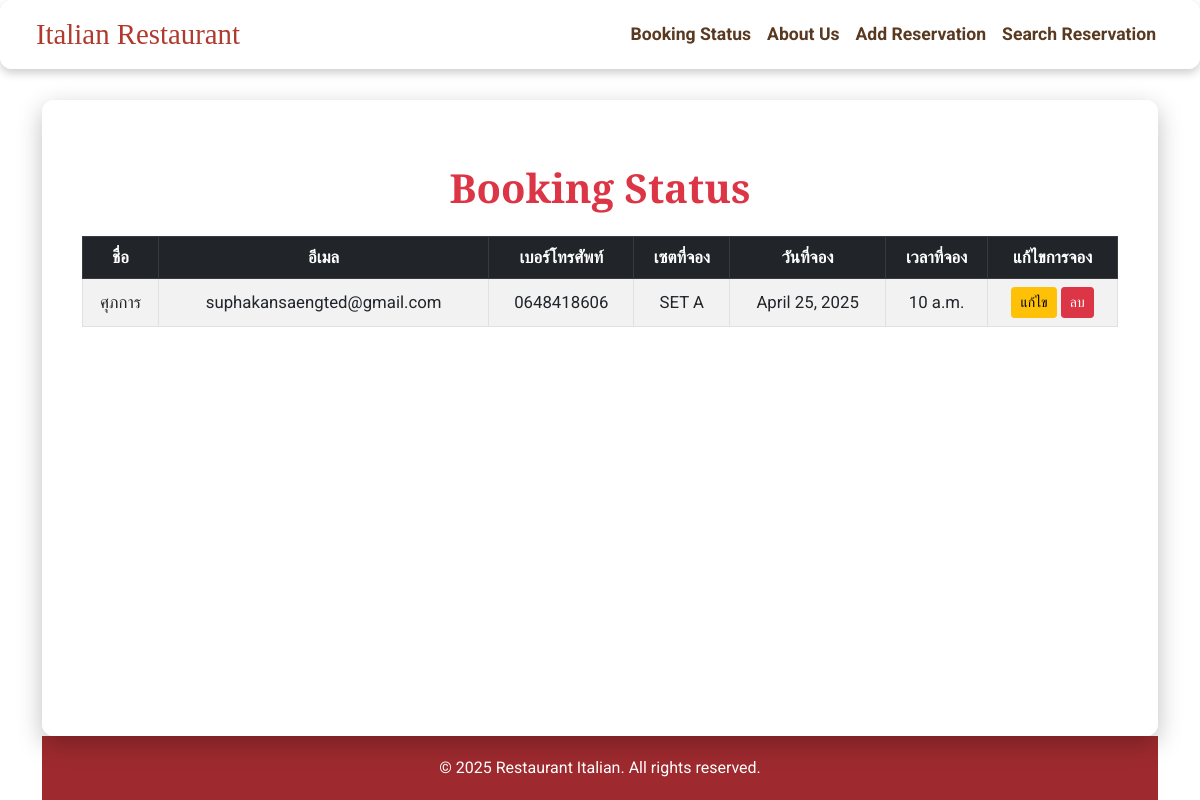
The page / on the database its author committed.
### jod_application/models.py (models this page shows, shortened)
class JodApplication(models.Model):
    STATUS_CHOICES = [
        ('standard', 'ต้องการบริกร 1-2 คน'),
        ('premium', 'ต้องการบริกร 3-4 คน'),
        ('super premium', 'ต้องการบริกร 5-6 คน'),
    ]
    first_name = models.CharField(max_length=100)
    last_name = models.CharField(max_length=100)
    email = models.EmailField()
    phone_number = models.CharField(max_length=15)
    room_type = models.CharField(max_length=100)
    room_size = models.CharField(max_length=100)
    set_food = models.CharField(max_length=100)
    booking_date = models.DateField()
    booking_time = models.TimeField()
    application_status = models.CharField(max_length=30, choices=STATUS_CHOICES, default='waiting')

### jod_application/views.py (the view)
# urls.py: path('', views.home, name='home'),
def home(request):
    applications = JodApplication.objects.all()
    return render(request, 'home.html', {'applications': applications})

### jod_application/templates/home.html (shortened to what this page needs)
{% extends 'base.html' %}
{% load widget_tweaks %}
{% block content %}
<h1 class="my-4 text-center text-danger fw-bold">Booking Status</h1>
<div class="table-responsive fade-in-table">
    <table class="table table-striped table-bordered align-middle text-center">
        <thead class="table-dark">
            <tr>
                <th scope="col">ชื่อ</th>
                <th scope="col">อีเมล</th>
                <th scope="col">เบอร์โทรศัพท์</th>
                <th scope="col">เซตที่จอง</th>
                <th scope="col">วันที่จอง</th>
                <th scope="col">เวลาที่จอง</th>
                <th scope="col">แก้ไขการจอง</th>
            </tr>
        </thead>
        <tbody>
            {% for application in applications %}
            <tr>
                <td>{{ application.first_name }}</td>
                <td>{{ application.email }}</td>
                <td>{{ application.phone_number }}</td>
                <td>{{ application.set_food }}</td>
                <td>{{ application.booking_date }}</td>
                <td>{{ application.booking_time }}</td>
                <td>
                    <a href="{% url 'edit_application' application.pk %}" class="btn btn-warning btn-sm">แก้ไข</a>
                    <a href="{% url 'delete_application' application.pk %}" class="btn btn-danger btn-sm"
                    onclick="return confirm('คุณต้ิงการลบการจองนี้ใช่หรือไม่?')">ลบ</a>
                </td>
            </tr>
            {% endfor %}
        </tbody>
    </table>
</div>
{% endblock %}

### jod_application/templates/base.html (shortened to what this page needs)
<!DOCTYPE html>
<html lang="th">
<head>
  <link href="https://cdn.jsdelivr.net/npm/bootstrap@5.0.2/dist/css/bootstrap.min.css" rel="stylesheet">
</head>
<body>
  <div class="container">
    <nav class="navbar navbar-expand-sm px-4 fixed-top">
      <div class="container-fluid">
        <a class="navbar-brand" href="/">Italian Restaurant</a>
        <ul class="navbar-nav ms-auto">
          <li class="nav-item">
            <a class="nav-link" href="/">Booking Status</a>
          </li>
          <li class="nav-item">
            <a class="nav-link" href="{% url 'about' %}">About Us</a>
          </li>
          <li class="nav-item">
            <a class="nav-link" href="{% url 'add_application' %}">Add Reservation</a>
          </li>
          <li class="nav-item">
            <a class="nav-link" href="{% url 'search_application' %}">Search Reservation</a>
          </li>
        </ul>
      </div>
    </nav>
    <div class="content">
      {% block content %}{% endblock %}
    </div>
    <footer>
      <p>&copy; 2025 Restaurant Italian. All rights reserved.</p>
    </footer>
  </div>
</body>
</html>

### jod_application/templates/base.html (style rules this page uses)
html, body { height: 100%; margin: 0; display: flex; flex-direction: column; }
body { font-family: 'Roboto', sans-serif; color: #5a3921; overflow-x: hidden; cursor: url('https://cdn.pixabay.com/photo/2021/03/16/11/38/fork-6098512_960_720.png'), auto; animation: fadeIn 1.5s ease-in; }
body::before { content: ""; position: fixed; top: 0; left: 0; width: 100%; height: 100%; background: url('https://cdn.pixabay.com/photo/2016/02/10/13/35/hotel-1191718_1280.jpg') no-repeat center center fixed; background-size: cover; filter: blur(6px) brightness(0.8); z-index: -1; }
.container { flex: 1; display: flex; flex-direction: column; padding-top: 80px; }
.navbar { background-color: rgba(255, 255, 255, 0.85); border-radius: 12px; margin-top: 0; box-shadow: 0 4px 10px rgba(0,0,0,0.2); transition: all 0.4s ease; }
.navbar .nav-link { color: #5a3921 !important; font-weight: bold; padding: 10px 20px; font-size: 1.1rem; transition: all 0.3s ease; border-radius: 8px; }
.navbar-brand { font-family: 'Playfair Display', serif; color: #c0392b; font-size: 1.8rem; }
.content { background-color: rgba(255, 255, 255, 0.95); color: #5a3921; padding: 40px; border-radius: 12px; margin-top: 20px; box-shadow: 0 8px 25px rgba(0, 0, 0, 0.25); position: relative; z-index: 1; font-size: 1.05rem; transition: 0.3s; flex: 1; display: flex; flex-direction: column; }
h1, h2, h3, .navbar-brand { font-family: 'Playfair Display', serif; color: #b03a2e; }
a { text-decoration: none; }
footer { text-align: center; padding: 20px; background-color: #9e2a2f; color: white; transition: background-color 0.3s ease; }
footer p { margin: 0; }

### jod_application/templates/home.html (style rules this page uses)
.fade-in-table { animation: fadeInDown 1.5s ease-out; }

### rows shown on the page
JodApplication: first_name "ศุภการ", email "suphakansaengted@gmail.com", phone_number "0648418606", set_food "SET A", booking_date "April 25, 2025", booking_time "10 a.m."
